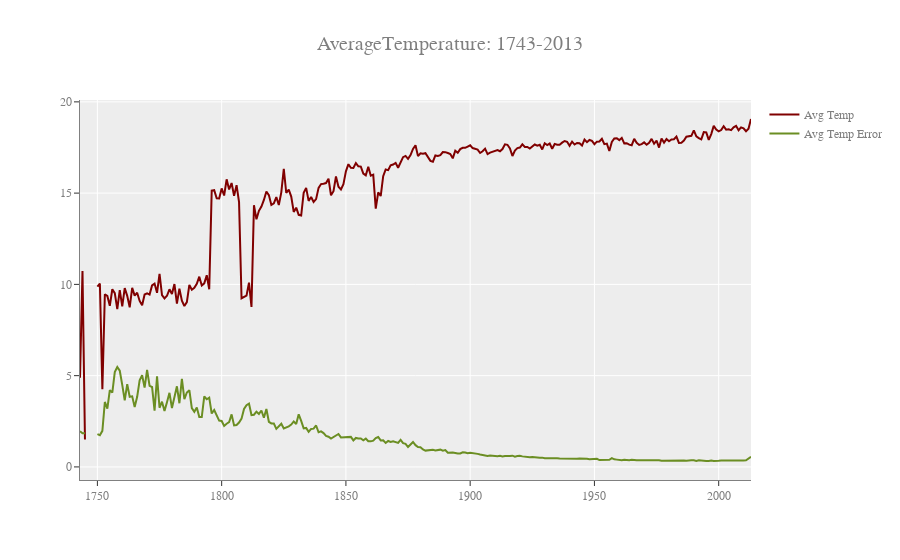

Notebook code for this chart:
### Code cell
# Creating the graph
fig = go.Figure()
fig.update_layout(title="AverageTemperature: 1743-2013", title_font_size = 20,
                  font=dict( family="Courier New, monospace", size=12,color="#7f7f7f"),
                  template = "ggplot2", hovermode= 'closest')
fig.update_xaxes(showline=True, linewidth=1, linecolor='gray')
fig.update_yaxes(showline=True, linewidth=1, linecolor='gray')

fig.add_trace(go.Scatter(x = group_Data_GlobalLandTemperaturesByCity.index, y = group_Data_GlobalLandTemperaturesByCity['AverageTemperature'], mode = 'lines',
                        name = 'Avg Temp', marker_color='rgb(128, 0, 0)'))

fig.add_trace(go.Scatter(x = group_Data_GlobalLandTemperaturesByCity.index, y = group_Data_GlobalLandTemperaturesByCity['AverageTemperatureUncertainty'], mode = 'lines',
                        name = 'Avg Temp Error', marker_color = 'rgb(107,142,35)'))

### Figure 1 — Plotly figure (JSON) as saved in the notebook; plotly's stock layout.template omitted (floating-point values rounded to 4 significant figures; data arrays with more than 128 entries replaced by an {"elided": "..."} marker saying what was removed)
{"data": [{"marker": {"color": "rgb(128, 0, 0)"}, "mode": "lines", "name": "Avg Temp", "type": "scatter", "x": {"elided": "271 int values"}, "y": {"elided": "271 float values"}}, {"marker": {"color": "rgb(107,142,35)"}, "mode": "lines", "name": "Avg Temp Error", "type": "scatter", "x": {"elided": "271 int values"}, "y": {"elided": "271 float values"}}], "layout": {"font": {"color": "#7f7f7f", "family": "Courier New, monospace", "size": 12}, "hovermode": "closest", "title": {"font": {"size": 20}, "text": "AverageTemperature: 1743-2013"}, "xaxis": {"linecolor": "gray", "linewidth": 1, "showline": true}, "yaxis": {"linecolor": "gray", "linewidth": 1, "showline": true}}}
